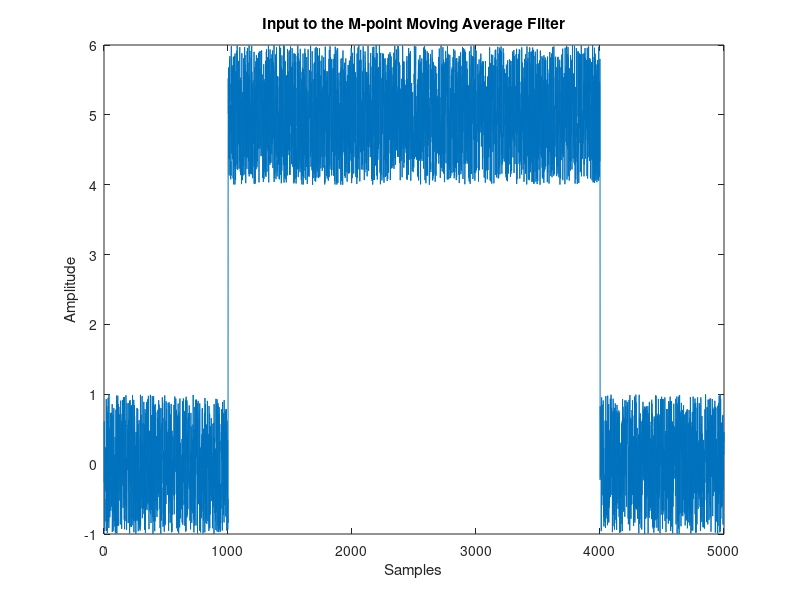
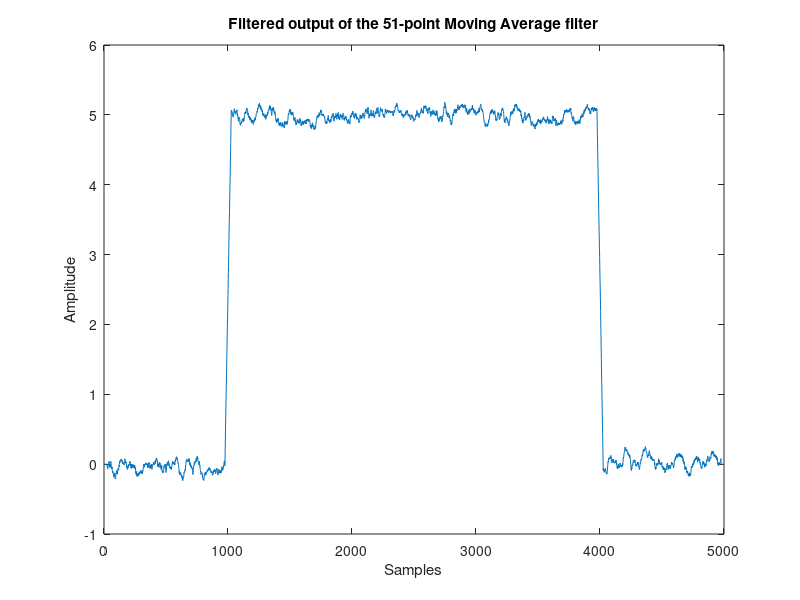
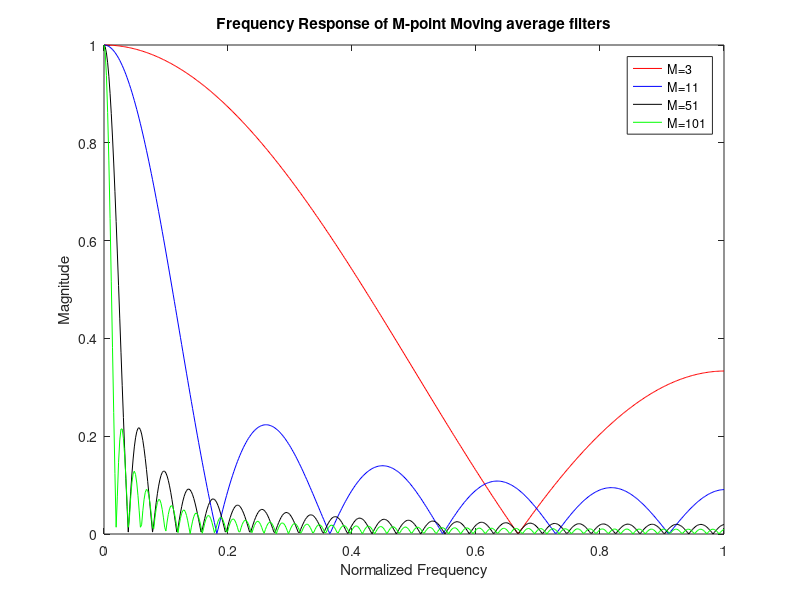

These figures' MATLAB source, in order:
%Moving Average Filter (MA) Demonstration
%Computes and plots the time domain output of a M-point Moving Average Filter. Note : The
%parameter M must be an odd number in order to realize the filter.
%Plots the frequency response of the M-point Moving Average filter for comparison.
clear;
clc;
M=51; %Number of taps/points in the MA filter
data=[zeros(1,1000),5*ones(1,3000),zeros(1,1000)]; %5000 points sample data
noise= 2*rand(1,5000)-1;
x=data+noise; %Adding some noise to the data
%Plot the input
figure;
plot(x);
xlabel('Samples');
ylabel('Amplitude');
title('Input to the M-point Moving Average Filter');
%Computing the output response of the given moving average filter
figure;
y=zeros(1,5000);

for i=(M-1)/2+1:length(data)-(M-1)/2
y(i)=0;
for k=-(M-1)/2:(M-1)/2
y(i)=y(i)+x(i+k);
end
y(i)=y(i)/M;
end

plot(y);
xlabel('Samples');
ylabel('Amplitude');
title(['Filtered output of the ',num2str(M),'-point Moving Average filter']);
%Frequency Response for various Filter lengths
colors=['r','b','k','g']; %To plot in different colors
colorIndex=1;
figure;
M = [3,11,51,101];

for i=M
b=repmat(1/i,1,i);
a=1; %Since this is a FIR filter a=1 and b=[1/M,1/M,1/M,...,repeated M times]
[h,w]=freqz(b,a); %Using the Freqz function to get the frequency response
h=abs(h);
w=w/max(w);
plot(w,h,colors(colorIndex)); %Plotting the response
colorIndex=colorIndex+1;
hold on;
end
hold off;

legend('M=3','M=11','M=51','M=101');
xlabel('Normalized Frequency');
ylabel('Magnitude');
title('Frequency Response of M-point Moving average filters');